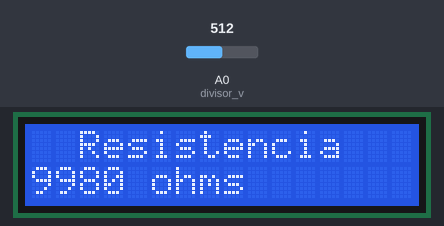
Bench run of a sketch on a simulated Arduino Uno, built with avr-gcc and run on an emulated ATmega328P. Parts: 16×2 character LCD. The inputs (shaded band) are chosen by the test bench; at power-on: A0 (divisor_v) = 512. What the sketch prints to the serial monitor is not drawn.

Above: at 1.2 s.
1.3 s: A0 (divisor_v) set to 0
At 2.5 s:
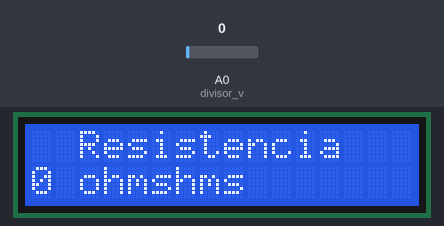
2.8 s: A0 (divisor_v) set to 122
At 4.0 s:
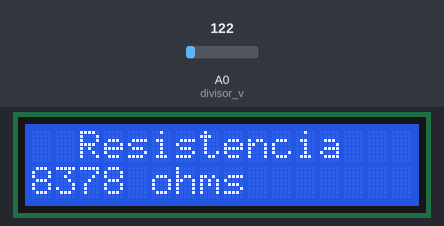
4.3 s: A0 (divisor_v) set to 501
At 5.3 s:
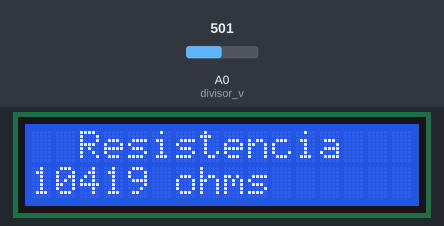
5.8 s: A0 (divisor_v) set to 527
At 7.0 s:
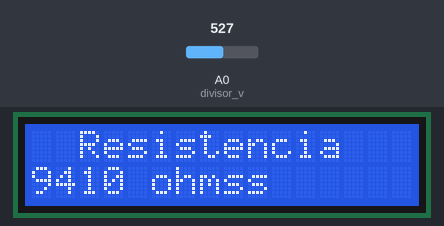
7.3 s: A0 (divisor_v) set to 0
At 8.4 s:
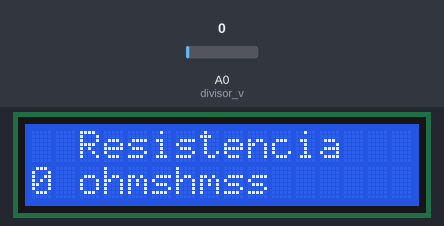
Timing chart, 0 to 9.8 s (numbered marks = the images above; inputs shaded):
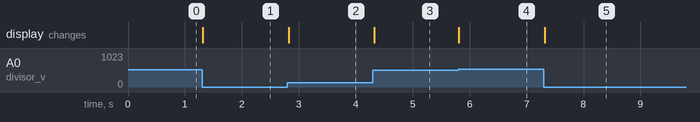

The sketch:

p2_p3.ino
```cpp
/*
 * Fundacion Kinal
 * Centro educativo tecnico laboral Kinal
 * Electronica
 * Grado: Quinto
 * Sección: A
 * Curso: Taller de electronica digital y reparación de computadoras I
 * Nombre: Josue David Alvizurs
 * Carnet: 2022041
 * Proyecto: Practica 1
*/
#include <Wire.h>
#include <LiquidCrystal_I2C.h>
#define direccion_lcd 0x3F
#define filas 2
#define columnas 16
#define divisor_v A0
int medicionR();
LiquidCrystal_I2C LCD_ALV(direccion_lcd, columnas, filas);
  void setup() {
    Serial.begin(9600);
    pinMode(divisor_v, INPUT);
     LCD_ALV.init();
  LCD_ALV.backlight();
}
void loop() {
  LCD_ALV.setCursor(0,0);
  LCD_ALV.print("  Resistencia   ");
  unsigned long int ohms = medicionR();
  LCD_ALV.setCursor(0,1);
  LCD_ALV.print(ohms);
  LCD_ALV.print(" ohms");
}
 int medicionR(){
    int lectura = 0;   //Valor de voltaje en el divisor de voltaje
    int Ve = 5;   // Vcc
    float VR2 = 0;    //Voltaje en la R2
    float R1 = 10000;     // Valor de la Resistencia de referencia
    float R2 = 0;         // Variable de la resistencia a encontrar
    float relacion = 0;
     lectura = analogRead(divisor_v);
   if(lectura) //Si detecta una resistencia
  {
    relacion = lectura * Ve;  // Opera el valor de la lectura del divisor por el voltaje de alimentacion
    VR2 = (relacion)/1024.0;  //hace la relacion en la escala raw para voltaje
  relacion = (Ve/VR2) -1;    //en la operacion sule existir un 1 que no deveria de estar entonces se le resta 1 para poder obtener el verdadero resultado
    R2= (R1 * relacion)-20;  //para tener mayor precicion
    Serial.print("el valor es de :");
    Serial.println(R2);
    return R2;
  } else {
    Serial.println("no hay resistencia");
    return 0;
    }
  }
```

Measured:
- the behaviour switches between 511 and 512 on A0 (divisor_v) (found by bisection; images 3 and 4)
- after the input at 1.3 s, the display: changes at once (image 1)
- after the input at 2.8 s, the display: changes at once (image 2)
- after the input at 4.3 s, the display: changes at once (image 3)
- after the input at 5.8 s, the display: changes at once (image 4)
- after the input at 7.3 s, the display: changes at once (image 5)
